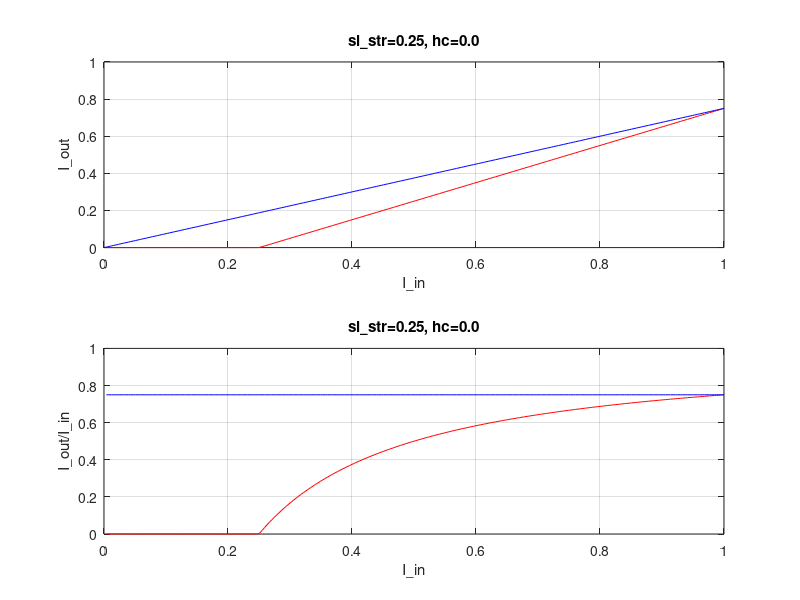
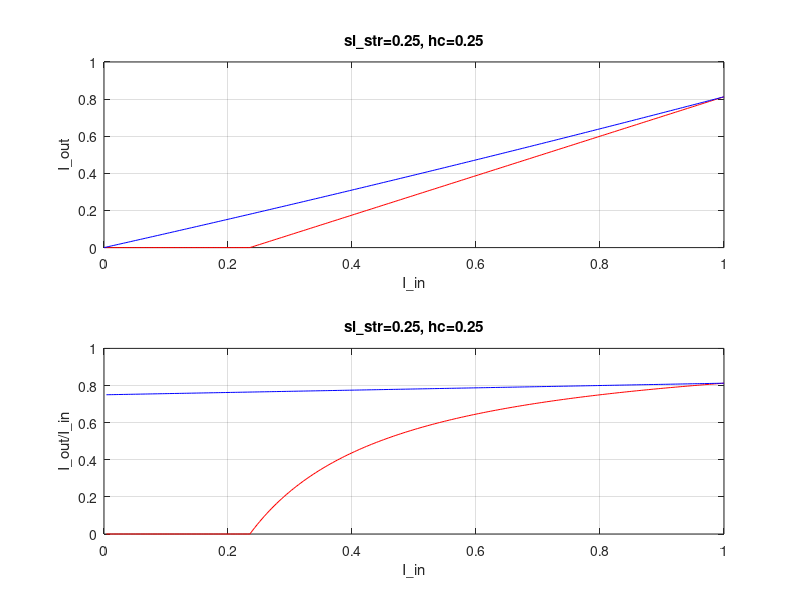
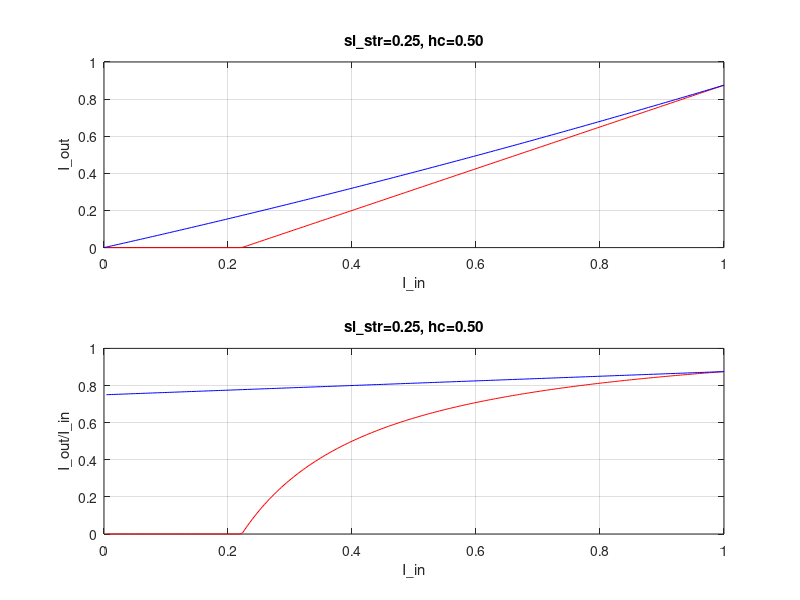
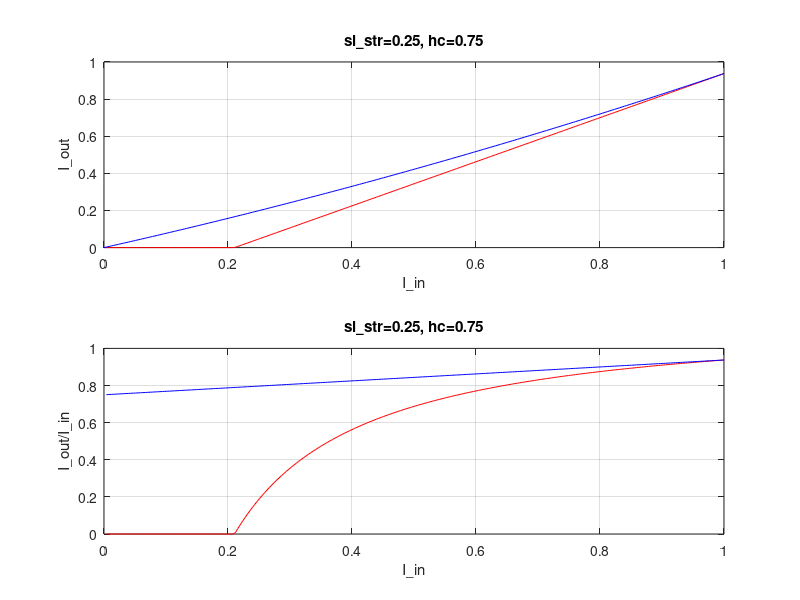

MATLAB code for these plots, in order: (Note: a time limit stopped this script after it produced the figures.)
%%%%%%%%%%%%%%%%%%%%%%%%%%%%%%%%%%%%%%%%%%%%%%%%%%%%%%%%%%%%%%%%%%%%%%%%%%
%
% This file is part of the N64 RGB/YPbPr DAC project.
%
% Copyright (C) 2016-2018 by Peter Bartmann <borti4938@gmx.de>
%
% N64 RGB/YPbPr DAC is free software: you can redistribute it and/or modify
% it under the terms of the GNU General Public License as published by
% the Free Software Foundation, either version 3 of the License, or
% any later version.
%
% This program is distributed in the hope that it will be useful,
% but WITHOUT ANY WARRANTY; without even the implied warranty of
% MERCHANTABILITY or FITNESS FOR A PARTICULAR PURPOSE.  See the
% GNU General Public License for more details.
%
% You should have received a copy of the GNU General Public License
% along with this program.  If not, see <http:%www.gnu.org/licenses/>.
%
%%%%%%%%%%%%%%%%%%%%%%%%%%%%%%%%%%%%%%%%%%%%%%%%%%%%%%%%%%%%%%%%%%%%%%%%%%
%
% This file was initially created for the OSSC project by marqs.
% For more information about the scanline development there see
% 
%   https://www.videogameperfection.com/forums/topic/hybrid-scanlines/
%
%
%%%%%%%%%%%%%%%%%%%%%%%%%%%%%%%%%%%%%%%%%%%%%%%%%%%%%%%%%%%%%%%%%%%%%%%%%%

close all

I = (0:255)/255; % input intensitiy (e.g. RGB, normalized between 0 and 1, assume 8bit word)
sl_str = [0.25 0.5 0.625 0.875 1]; % scanline strengh (also normalized between 0 (no sl) and 1 (100% darkening)


for method = 1 % 0 = initial suggestion by paulb_nl, 1 = new, sl_str independent
               % read VGP forums discussion thread: https://www.videogameperfection.com/forums/topic/hybrid-scanlines/

    if method % hybrid coefficient for sl_str independent method 
              % (normalized to 1, can be overshoot above 1)
%         hc = [0 0.5 0.625 0.875 1 1.25];
%         hc = [1 1.125];
        hc = (0:2:16)*12.5/100;
    else % hybrid coefficient for paulb_nl initial suggestion
%         hc = [0 0.5 0.625 0.875];
        hc = 0.875;
    end
    for idx = 1:length(sl_str)
        for jdx = 1:length(hc)
            Io_sub = zeros(1,256);  % output intensity, sl calculated by subtraction
            Io_mul = zeros(1,256);  % output intensity, sl calculated by multiplication
            for kdx = 1:256
                if method
                    sl_str_cur = (hc(jdx)*I(kdx)<1)*(sl_str(idx)*(1 - hc(jdx)*I(kdx)));
                else
                    sl_str_cur = (sl_str(idx)>hc(jdx)*I(kdx))*(sl_str(idx) - hc(jdx)*I(kdx));
                end
                Io_sub(kdx) = (I(kdx)>sl_str_cur)*(I(kdx) - sl_str_cur);
                Io_mul(kdx) = I(kdx) * (1-sl_str_cur);
            end
            
            figure(100*(method+1)+10*idx+jdx)
            subplot(2,1,1), plot(I,Io_sub,'r',I,Io_mul,'b')
            grid on
            xlabel('I\_in');
            ylabel('I\_out');
            title(['sl\_str=' int2str(floor(sl_str(idx))) '.' int2str((mod(100*sl_str(idx),100))) ', hc=' int2str(floor(hc(jdx))) '.' int2str((mod(100*hc(jdx),100)))])
            xlim([0 1])
            ylim([0 1])
            subplot(2,1,2), plot(I,Io_sub./I,'r',I,Io_mul./I,'b')
            grid on
            xlabel('I\_in');
            ylabel('I\_out/I\_in');
            title(['sl\_str=' int2str(floor(sl_str(idx))) '.' int2str((mod(100*sl_str(idx),100))) ', hc=' int2str(floor(hc(jdx))) '.' int2str((mod(100*hc(jdx),100)))])
            xlim([0 1])
            ylim([0 1])
            
            
            figure(1000+100*(method+1))
            subplot(length(sl_str),length(hc),length(hc)*(idx-1)+jdx), plot(I,Io_sub,'r',I,Io_mul,'b')
            hold on
            grid on
            xlabel('I\_in');
            ylabel('I\_out');
            title(['sl\_str=' int2str(floor(sl_str(idx))) '.' int2str((mod(100*sl_str(idx),100))) ', hc=' int2str(floor(hc(jdx))) '.' int2str((mod(100*hc(jdx),100)))])
            
            figure(2000+100*(method+1))
            subplot(length(sl_str),length(hc),length(hc)*(idx-1)+jdx),  plot(I,Io_sub./I,'r',I,Io_mul./I,'b')
            grid on
            xlabel('I\_in');
            ylabel('I\_out/I\_in');
            title(['sl\_str=' int2str(floor(sl_str(idx))) '.' int2str((mod(100*sl_str(idx),100))) ', hc=' int2str(floor(hc(jdx))) '.' int2str((mod(100*hc(jdx),100)))])
            xlim([0 1])
            ylim([0 1])
        end
    end
end
